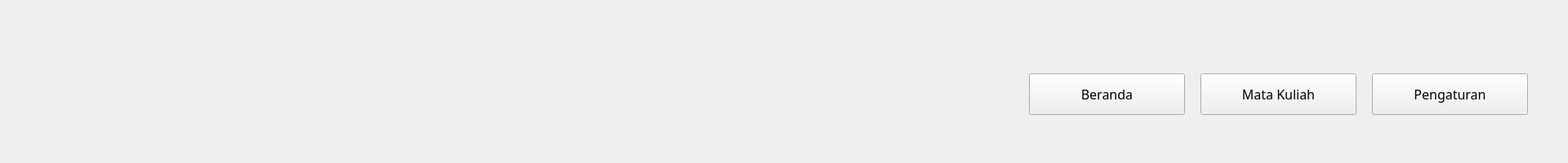
<?xml version="1.0" encoding="UTF-8"?>
<ui version="4.0">
 <class>Form_M_2</class>
 <widget class="QWidget" name="Form_M_2">
  <property name="geometry">
   <rect>
    <x>0</x>
    <y>0</y>
    <width>1920</width>
    <height>200</height>
   </rect>
  </property>
  <property name="windowTitle">
   <string>Form</string>
  </property>
  <widget class="QLabel" name="backgroundLabel_M_2">
   <property name="geometry">
    <rect>
     <x>0</x>
     <y>0</y>
     <width>1920</width>
     <height>200</height>
    </rect>
   </property>
   <property name="styleSheet">
    <string notr="true"/>
   </property>
   <property name="text">
    <string/>
   </property>
   <property name="scaledContents">
    <bool>false</bool>
   </property>
  </widget>
  <widget class="QPushButton" name="pengaturanButton_M_2">
   <property name="geometry">
    <rect>
     <x>1680</x>
     <y>90</y>
     <width>191</width>
     <height>51</height>
    </rect>
   </property>
   <property name="font">
    <font>
     <family>Franklin Gothic Medium Cond</family>
     <pointsize>12</pointsize>
    </font>
   </property>
   <property name="text">
    <string>Pengaturan</string>
   </property>
  </widget>
  <widget class="QPushButton" name="mataKuliahButton_M_2">
   <property name="geometry">
    <rect>
     <x>1470</x>
     <y>90</y>
     <width>191</width>
     <height>51</height>
    </rect>
   </property>
   <property name="font">
    <font>
     <family>Franklin Gothic Medium Cond</family>
     <pointsize>12</pointsize>
    </font>
   </property>
   <property name="text">
    <string>Mata Kuliah</string>
   </property>
  </widget>
  <widget class="QPushButton" name="berandaButton_M_2">
   <property name="geometry">
    <rect>
     <x>1260</x>
     <y>90</y>
     <width>191</width>
     <height>51</height>
    </rect>
   </property>
   <property name="font">
    <font>
     <family>Franklin Gothic Medium Cond</family>
     <pointsize>12</pointsize>
    </font>
   </property>
   <property name="text">
    <string>Beranda</string>
   </property>
  </widget>
  <widget class="QLabel" name="logoSiak_M_2">
   <property name="geometry">
    <rect>
     <x>90</x>
     <y>50</y>
     <width>368</width>
     <height>110</height>
    </rect>
   </property>
   <property name="text">
    <string/>
   </property>
   <property name="scaledContents">
    <bool>true</bool>
   </property>
  </widget>
 </widget>
 <resources/>
 <connections/>
</ui>
